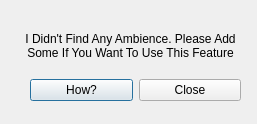
<?xml version="1.0" encoding="UTF-8"?>
<ui version="4.0">
 <class>noambiencefoundDialog</class>
 <widget class="QDialog" name="noambiencefoundDialog">
  <property name="geometry">
   <rect>
    <x>0</x>
    <y>0</y>
    <width>257</width>
    <height>124</height>
   </rect>
  </property>
  <property name="windowTitle">
   <string>Dialog</string>
  </property>
  <widget class="QLabel" name="noambLabel">
   <property name="geometry">
    <rect>
     <x>20</x>
     <y>20</y>
     <width>221</width>
     <height>51</height>
    </rect>
   </property>
   <property name="text">
    <string>I Didn't Find Any Ambience. Please Add Some If You Want To Use This Feature</string>
   </property>
   <property name="alignment">
    <set>Qt::AlignCenter</set>
   </property>
   <property name="wordWrap">
    <bool>true</bool>
   </property>
  </widget>
  <widget class="QWidget" name="horizontalLayoutWidget">
   <property name="geometry">
    <rect>
     <x>30</x>
     <y>70</y>
     <width>211</width>
     <height>41</height>
    </rect>
   </property>
   <layout class="QHBoxLayout" name="noambfbuttonlayout">
    <item>
     <widget class="QPushButton" name="noambHowButton">
      <property name="text">
       <string>How?</string>
      </property>
     </widget>
    </item>
    <item>
     <widget class="QPushButton" name="noambCloseButton">
      <property name="text">
       <string>Close</string>
      </property>
     </widget>
    </item>
   </layout>
  </widget>
 </widget>
 <resources/>
 <connections/>
</ui>
